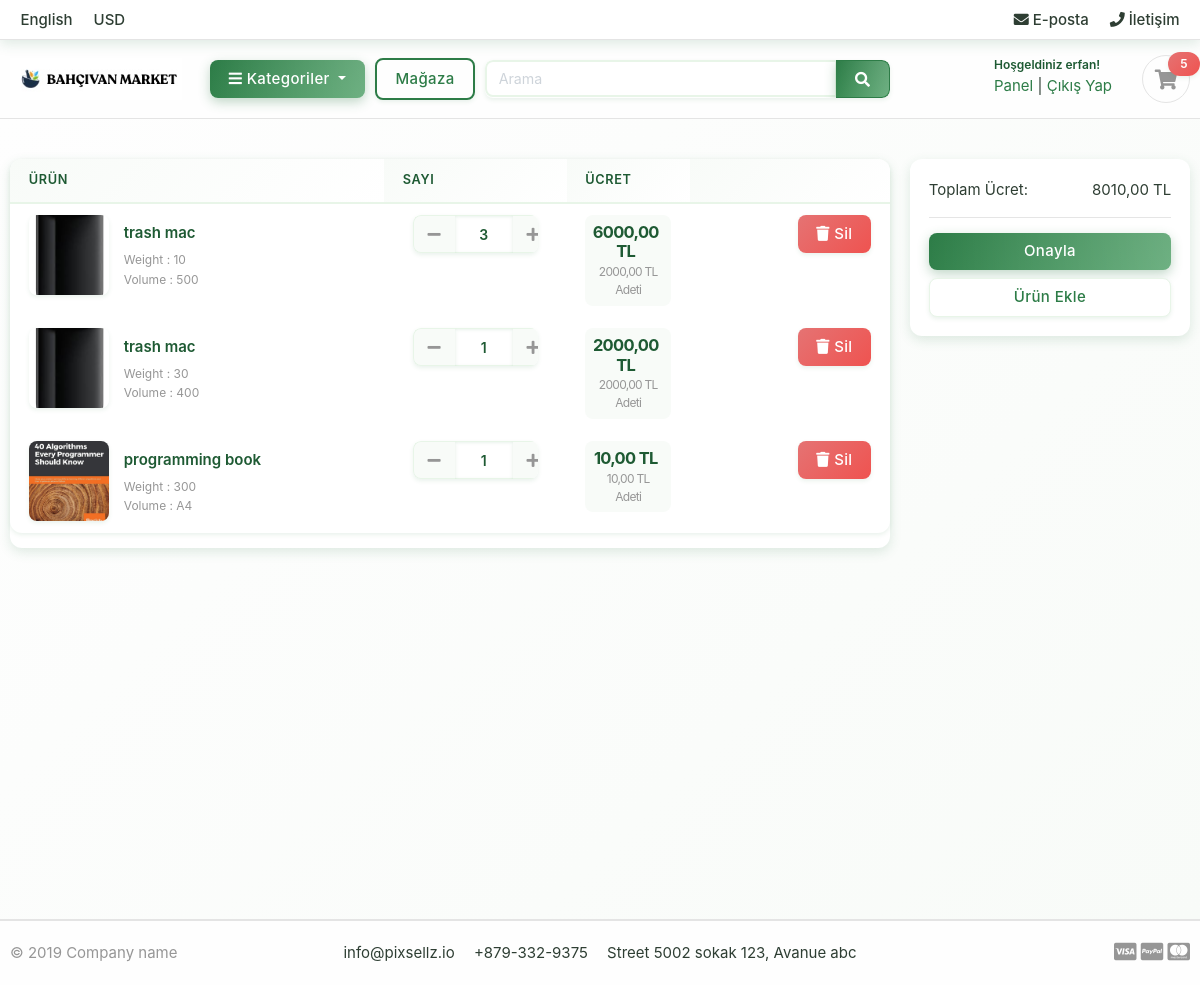
Screenshot of /cart/ (signed in) with the database file from the repository.
### accounts/models.py (models this page shows, shortened)
class Account(AbstractBaseUser):
    first_name = models.CharField(max_length=50,)
    last_name = models.CharField(max_length=50)
    username = models.CharField(max_length=50,unique=True)
    email = models.EmailField(max_length=100,unique=True)
    phone_number = models.CharField(max_length=14)
    date_joined = models.DateTimeField(auto_now_add=True)
    last_login = models.DateTimeField(auto_now_add=True)
    is_admin = models.BooleanField(default=False)
    is_staff = models.BooleanField(default=False)
    is_active = models.BooleanField(default=False)
    is_superadmin = models.BooleanField(default=False)
    USERNAME_FIELD = 'email'
    REQUIRED_FIELDS = ['username','first_name','last_name']
    objects = MyAccountManager()

### carts/models.py (models this page shows, shortened)
class CartItem(models.Model):
    user = models.ForeignKey(Account,on_delete=models.CASCADE,null=True)
    product = models.ForeignKey(Product, on_delete=models.CASCADE)
    variations = models.ManyToManyField(Variation,blank=True)
    cart = models.ForeignKey(Cart, on_delete=models.CASCADE,null=True)
    quantity = models.IntegerField()
    is_active = models.BooleanField(default=True)
    def sub_total(self):
        return self.product.price * self.quantity

### store/models.py (models this page shows, shortened)
class Product(models.Model):
    product_name = models.CharField(max_length=200, unique=True)
    slug = models.SlugField(max_length=200, unique=True)
    product_description = models.TextField(max_length=500, blank=True)
    price = models.DecimalField(max_digits=6, decimal_places=2)
    image = models.ImageField(upload_to='photos/product')
    stock  = models.IntegerField()
    low_stock_threshold = models.IntegerField(default=5)
    is_avalible = models.BooleanField(default=True)
    category = models.ForeignKey(Category, on_delete=models.CASCADE)
    created_date  = models.DateTimeField(auto_now_add=True)
    modified_date = models.DateTimeField(auto_now = True)
    def get_url(self):
        return reverse('product_detail',args=[self.category.slug,self.slug])

class Variation(models.Model):
    product = models.ForeignKey(Product, on_delete=models.CASCADE)
    variation_category = models.CharField(max_length=50,choices=variation_category_choice)
    variation_value = models.CharField(max_length=255)
    is_active = models.BooleanField(default=True)
    created_date = models.DateTimeField(auto_now=True)
    objects = VariationManager()

### carts/views.py (the view)
# urls.py: path('',views.cart,name='cart'),
def cart(request,total=0,quantity=0,cart_items=None):
    try:
        grand_total = 0
        if request.user.is_authenticated:
            cart_items = CartItem.objects.filter(user=request.user, is_active= True)
        else:
            cart = Cart.objects.get(cart_id= _cart_id(request))
            cart_items = CartItem.objects.filter(cart=cart, is_active= True)
        for cart_item in cart_items:
            total += (cart_item.product.price * cart_item.quantity)
            quantity+= cart_item.quantity
        grand_total = total
    except ObjectDoesNotExist:
        pass
    context = {
        'total':total,
        'quantity':quantity,
        'cart_items':cart_items,
        'grand_total': grand_total,
    }
    return render(request,'store/cart.html/',context)

### carts/context_processors.py (called while the page is built)
def counter(request):
    cart_count = 0
    if 'admin' in request.path:
        return {}
    else:
        try:
            cart = Cart.objects.filter(cart_id = _cart_id(request))
            if request.user.is_authenticated:
                cart_items = CartItem.objects.all().filter(user= request.user)
            else:
                cart_items = CartItem.objects.all().filter(cart=cart[:1])
            for cart_item in cart_items:
                cart_count += cart_item.quantity
        except Cart.DoesNotExist:
            cart_count = 0
    return dict(cart_count=cart_count)

### carts/views.py (called while the page is built)
def _cart_id(request):
    cart = request.session.session_key
    if not cart:
        cart = request.session.create()
    return cart

### category/context_processors.py (called while the page is built)
def menu_links(request):
    links = Category.objects.all()
    return dict(links=links)

### category/models.py (called while the page is built)
    def get_url(self):
        return reverse('products_by_category',args = [self.slug ])

### templates/store/cart.html (shortened to what this page needs)
{% extends 'base.html' %}
{% load static %}
{% block content %}
<section class="section-content padding-y bg">
    <div class="container">
    {% if not cart_items %}
        <h2 class='text-center'>Sepetiniz şu an boş</h2>
        <br>
        <div class= 'text-center'>
            <a href= "{% url 'store' %}" class = 'btn btn-primary'>Alışverişe Devam Edin</a>
        </div>
    {% else %}
    <div class="row">
        <aside class="col-lg-9">
    <div class="card">
    <table class="table table-borderless table-shopping-cart">
    <thead class="text-muted">
    <tr class="small text-uppercase">
      <th scope="col">ÜRÜN</th>
      <th scope="col" width="120">SAYI</th>
      <th scope="col" width="120">ÜCRET</th>
      <th scope="col" class="text-right" width="200"> </th>
    </tr>
    </thead>
    <tbody>
    {% for cart_item in cart_items %}
    <tr>
        <td>
            <figure class="itemside align-items-center">
                <div class="aside"><img src="{{ cart_item.product.image.url }}" class="img-sm"></div>
                <figcaption class="info">
                    <a href="{{ cart_item.product.get_url  }}" class="title text-dark">{{ cart_item.product.product_name }}</a>
                    <p class="text-muted small">
                        {% if cart_item.variations.all %}
                            {% for item in cart_item.variations.all %}
                                {{item.variation_category | capfirst}} : {{item.variation_value | capfirst }} <br>
                            {% endfor %}
                        {% endif %}
                    </p>
                </figcaption>
            </figure>
        </td>
        <td>
                        <div class="col">
                            <div class="input-group input-spinner">
                                <div class="input-group-prepend">
                                <form action="{% url 'remove_cart' cart_item.product.id cart_item.id %}" method="POST" style="display:inline;">
                                    <button class="btn btn-light" type="submit" id="button-minus"> <i class="fa fa-minus"></i> </button>
                                </form>
                                </div>
                                <input type="text" class="form-control text-center" value="{{ cart_item.quantity }}" readonly>
                                <div class="input-group-append">
                                <form action="{% url 'add_cart' cart_item.product.id %}" method="POST" style="display:inline;">
                                    <button class="btn btn-light" type="submit" id="button-plus"> <i class="fa fa-plus"></i> </button>
                                </form>
                                </div>
                            </div>
                        </div>
        </td>
        <td>
            <div class="price-wrap">
                <var class="price">{{ cart_item.sub_total }} TL</var>
                <small class="text-muted"> {{ cart_item.product.price }} TL Adeti</small>
            </div>
        </td>
        <td class="text-right">
        <form action="{% url 'remove_cart_item' cart_item.product.id cart_item.id %}" method="POST" style="display:inline;">
            <button type="submit" class="btn btn-danger delete-item-btn">
                <i class="fa fa-trash"></i> Sil
            </button>
        </form>
        </td>
    </tr>
    {% endfor %}
    </tbody>
    </table>
    </div>
        </aside>
        <aside class="col-lg-3">
            <div class="card">
            <div class="card-body">
                <dl class="dlist-align">
                  <dt>Toplam Ücret:</dt>
                  <dd class="text-right">{{ total }} TL</dd>
                </dl>
                <hr>
                <a href="{% url 'checkout' %}" class="btn btn-primary btn-block"> Onayla </a>
                <a href="{% url 'store' %}" class="btn btn-light btn-block">Ürün Ekle</a>
            </div>
            </div>
    </aside>
    </div>
    {% endif %}
    </div>
    </section>
{% endblock %}

### templates/includes/navbar.html (shortened to what this page needs)
{% load static %}
<header class="section-header">
    <nav class="navbar p-md-0 navbar-expand-sm navbar-light border-bottom">
    <div class="container">
      <div class="collapse navbar-collapse" id="navbarTop4">
        <ul class="navbar-nav mr-auto">
            <li class="nav-item dropdown">
                 <a href="#" class="nav-link">   English </a>
            </li>
            <li class="nav-item dropdown">
                <a href="#" class="nav-link"> USD </a>
            </li>
        </ul>
        <ul class="navbar-nav">
            <li><a href="#" class="nav-link"> <i class="fa fa-envelope"></i> E-posta </a></li>
            <li><a href="#" class="nav-link"> <i class="fa fa-phone"></i> İletişim </a></li>
        </ul>
      </div>
    </div>
    </nav>
    <section class="header-main border-bottom">
        <div class="container">
    <div class="row align-items-center">
        <div class="col-lg-2 col-md-3 col-6">
            <a href="{% url 'home' %}" class="brand-wrap">
                <img class="logo" src="{% static './images/bahcivan_logo.png' %}">
            </a>
        </div>
        <div class="col-lg col-sm col-md col-6 flex-grow-0">
            <div class="category-wrap dropdown d-inline-block float-right">
                <button type="button" class="btn btn-primary dropdown-toggle" data-toggle="dropdown">
                    <i class="fa fa-bars"></i> Kategoriler
                </button>
            </div>
        </div>
        <a href="{% url 'store' %}" class="btn btn-outline-primary">Mağaza</a>
        <div class="col-lg  col-md-6 col-sm-12 col">
            <form action="{% url 'search'%}" class="search" method='GET'>
                <div class="input-group w-100">
                    <input type="text" class="form-control" style="width:60%;" placeholder="Arama" name="keyword">
                    <div class="input-group-append">
                      <button class="btn btn-primary" type="submit">
                        <i class="fa fa-search"></i>
                      </button>
                    </div>
                </div>
            </form>
        </div>
        <div class="col-lg-3 col-sm-6 col-8 order-2 order-lg-3">
                    <div class="d-flex justify-content-end mb-3 mb-lg-0">
                        {% if user.id is None %}
                        <div class="widget-header">
                            <small class="title text-muted">Hoşgeldiniz Misafir!</small>
                            <div>
                                <a href="{% url 'login' %}">Giriş Yap</a> <span class="dark-transp"> | </span>
                                <a href="{% url 'register' %}"> Üye Ol</a>
                            </div>
                        </div>
                        {% else %}
                        <div class="widget-header">
                            <small class="title text-muted">Hoşgeldiniz {{ user.first_name }}! </small>
                            <div>
                                <a href="{% url 'dashboard' %}">Panel</a> <span class="dark-transp"> | </span>
                                <a href="{% url 'logout' %}">Çıkış Yap</a>
                            </div>
                        </div>
                        {% endif %}
                        <a href="{% url 'cart' %}" class="widget-header pl-3 ml-3">
                            <div class="icon icon-sm rounded-circle border"><i class="fa fa-shopping-cart"></i></div>
                            <span class="badge badge-pill badge-danger notify">{{ cart_count }}</span>
                        </a>
                    </div>
                </div>
    </div>
        </div>
    </section>
</header>

### static/css/ui.css (style rules this page uses)
html { font-family: "Inter", sans-serif; font-size: 15px; }
.price-wrap { letter-spacing: -0.7px; }
.icon-xs, .icon-sm, .icon-md, .icon-lg { display: inline-block; text-align: center; flex-shrink: 0; flex-grow: 0; }
.icon-sm { width: 48px; height: 48px; line-height: 48px !important; font-size: 20px; }
.img-xs, .img-sm, .img-md, .img-lg { -o-object-fit: cover; object-fit: cover; flex-shrink: 0; flex-grow: 0; }
.img-sm { width: 80px; height: 80px; }
.padding-y { padding-top: 40px; padding-bottom: 40px; }
var { font-style: normal; }
figure { margin-bottom: 0; }
.bg { background-color: #f8f9fa; }
p:last-child { margin-bottom: 0; }
.header-main { position: relative; padding-top: 1rem; padding-bottom: 1rem; }
.brand-wrap .logo, .navbar-brand .logo { margin-right: 7px; max-height: 42px; display: inline-block; }
.widget-header { display: inline-block; vertical-align: middle; position: relative; }
.widget-header a { color: #343a40; }
.widget-header i { color: #969696; }
.widget-header .title { display: block; }
.widget-header .notify { position: absolute; top: -3px; right: -10px; }
.btn-light { background-color: #fff; border-color: #e4e4e4; }
.btn-light i { color: #969696; }
.itemside { position: relative; display: flex; width: 100%; }
.itemside .aside { position: relative; flex-shrink: 0; }
.itemside .info { padding-left: 15px; padding-right: 7px; }
.itemside p { margin-bottom: 0; }
.itemside .title { display: block; margin-bottom: 5px; color: #212529; }
[class*=dlist-] { margin-bottom: 5px; }
[class*=dlist-] dd { margin-bottom: 0; }
.dlist-align { display: flex; }
.dlist-align dt { width: 150px; word-wrap: break-word; font-weight: normal; }
.dlist-align dd { flex-grow: 1; }
.notify { position: absolute; top: -4px; right: -10px; display: inline-block; padding: 0.25em 0.6em; font-size: 12px; line-height: 1; text-align: center; border-radius: 3rem; color: #fff; background-color: #fa3434; }
.price { font-weight: 600; color: #212529; }
.input-spinner { width: 125px; flex-wrap: nowrap; display: inline-flex; vertical-align: middle; }
.input-spinner input.form-control { text-align: center; max-width: 46px; font-weight: bold; flex-basis: 46px; border-color: #e4e4e4; flex-grow: 0; }
.input-spinner .btn { width: 42px; text-align: center; padding-left: 0.5rem; padding-right: 0.5rem; }
.table-shopping-cart.table td, .table-shopping-cart.table th { padding-left: 1.25rem; padding-right: 1.25rem; }
.table-shopping-cart .price-wrap { line-height: 1.2; }
.table-shopping-cart .price { font-weight: bold; margin-right: 5px; display: block; }

### templates/base.html (style rules this page uses)
.btn-primary, .btn-primary:hover, .btn-primary:focus, .btn-primary:active { background: linear-gradient(135deg, #2d7c47, #4a9d63) !important; border-color: #2d7c47 !important; color: white !important; }

### rows the page displays
Account: first_name "erfan"
CartItem: product.image (picture), product.product_name "trash mac", quantity "3", sub_total "6000,00", product.price "2000,00"
Variation: variation_category "Weight", variation_value "10"
Variation: variation_category "Volume", variation_value "500"
CartItem: product.image (picture), product.product_name "trash mac", quantity "1", sub_total "2000,00", product.price "2000,00"
Variation: variation_category "Weight", variation_value "30"
Variation: variation_category "Volume", variation_value "400"
CartItem: product.image (picture), product.product_name "programming book", quantity "1", sub_total "10,00", product.price "10,00"
Variation: variation_category "Weight", variation_value "300"
Variation: variation_category "Volume", variation_value "A4"

### other values shown
{{ cart_count }} "5"
{{ total }} "8010,00"
